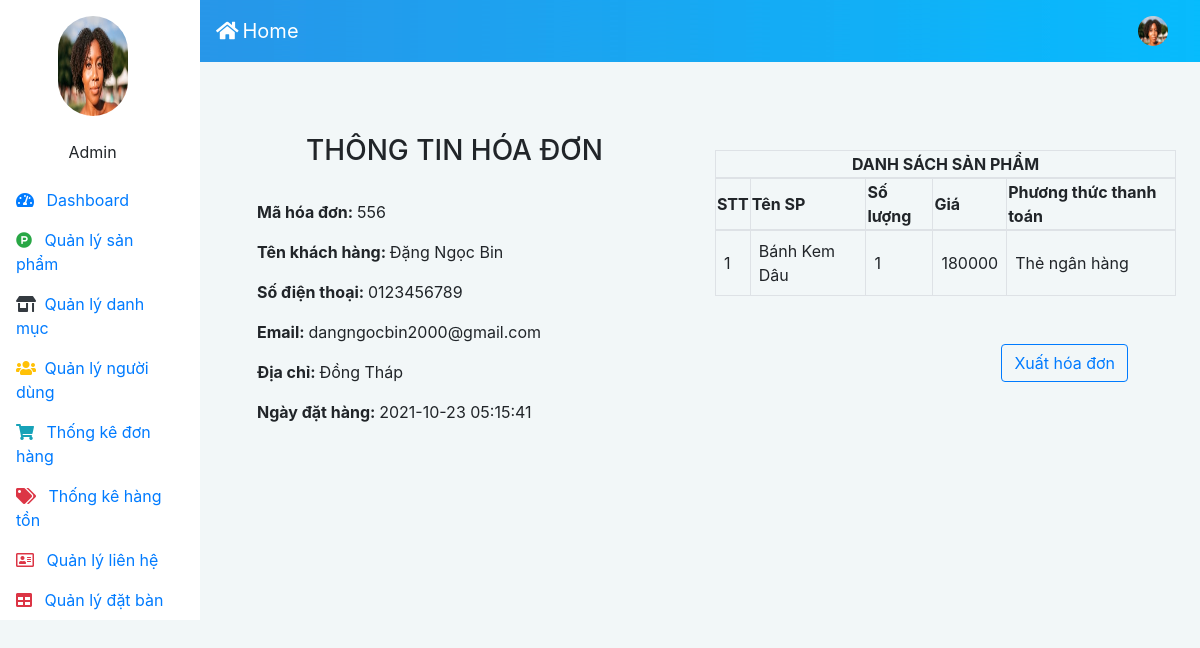
The app's page /admin/index.php?quanly=chitietdh&mahd=556 (signed in) with its own data.
### tables this page shows
CREATE TABLE `tbl_donhang` (
  `id_donhang` int(11) NOT NULL,
  `id_sanpham` int(11) NOT NULL,
  `soluongban` int(11) NOT NULL,
  `gia` varchar(100) NOT NULL,
  `mahang` varchar(100) NOT NULL,
  `ngaydat` timestamp NOT NULL DEFAULT current_timestamp() ON UPDATE current_timestamp(),
  `tinhtrang` int(11) NOT NULL DEFAULT 0,
  `id_khachhang` int(11) NOT NULL,
  `hoten` varchar(100) NOT NULL,
  `sdt` varchar(100) NOT NULL,
  `email` varchar(100) NOT NULL,
  `diachi` varchar(1000) NOT NULL,
  `pttt` int(11) NOT NULL
);

CREATE TABLE `tbl_sanpham` (
  `id_sanpham` int(11) NOT NULL,
  `ten_sanpham` varchar(100) NOT NULL,
  `soluong` int(11) NOT NULL,
  `chitiet_sanpham` varchar(10000) NOT NULL,
  `gia_sanpham` int(11) NOT NULL,
  `hinhanh` varchar(100) NOT NULL,
  `hienthi` int(11) NOT NULL DEFAULT 0,
  `id_danhmuc` int(11) NOT NULL,
  `hot` int(11) NOT NULL DEFAULT 2,
  `nhanhieu` varchar(100) NOT NULL DEFAULT 'Bin Cake',
  `soluongban` int(11) NOT NULL
);

### admin/include/fr_ChiTietDH.php (the view)
<?php
	$mahd = $_GET['mahd'];
	$sql_1 = "SELECT * from tbl_donhang  where mahang = '$mahd'";
	$row_1 = mysqli_query($con,$sql_1);
	$count = mysqli_num_rows($row_1);
	if($count>0){
		$chitiet = mysqli_fetch_array($row_1);
	}
?>
<div class="row">
    <div class="col-md-6 col-12 p-5">
        <form action="index_admin.php?nc=chitiet" method="POST" enctype="multipart/form-data">
            <h3 class="text-center">THÔNG TIN HÓA ĐƠN</h3><br>
            <p><b>Mã hóa đơn: </b><?php echo "$mahd"; ?></p>
            <p><b>Tên khách hàng: </b><?php echo $chitiet['hoten']; ?></p>
            <p><b>Số điện thoại: </b><?php echo $chitiet['sdt']; ?></p>
            <p><b>Email: </b><?php echo $chitiet['email']; ?></p>
            <p><b>Địa chỉ: </b><?php echo $chitiet['diachi']; ?></p>
            <p><b>Ngày đặt hàng: </b><?php echo $chitiet['ngaydat']; ?></p>
        </form>
    </div>
    <div class="col-md-6 col-12 pt-5">
        <?php require("ds_cthd.php");?>
        <div class="text-right mt-5 mr-5">
            <a href="./include/viewhoadon.php?quanly=inhoadon&mahd=<?php echo $mahd;?>"><button type="submit" class="btn btn-outline-primary">Xuất hóa đơn</button></a>
</div>
    </div>
</div>

### admin/include/ds_cthd.php (shortened to what this page needs)
<?php
    $mahd = $_GET['mahd'];
		$result = mysqli_query($con, "SELECT count(mahang) as total from tbl_donhang where mahang = '$mahd'");
		$row = mysqli_fetch_assoc($result);
		$total_records = $row['total'];
		$current_page = isset($_GET['quanly']) ? $_GET['quanly'] : 1;
		$limit = 15;
		$total_page = ceil($total_records / $limit);
		if ($current_page > $total_page){
			$current_page = $total_page;
		}
		else if ($current_page < 1){
			$current_page = 1;
		}
		$start = ($current_page - 1) * $limit;
		$result = mysqli_query($con, "SELECT * FROM tbl_donhang,tbl_sanpham where tbl_donhang.id_sanpham=tbl_sanpham.id_sanpham AND mahang = '$mahd' LIMIT $start, $limit");
		?>
<div class="mt-3">
<table class="table-responsive-sm table-bordered">
    <thead class="thead-light">
		<tr>
			<th colspan="6" class="text-center">DANH SÁCH SẢN PHẨM</th>
		</tr>
      <tr>
        <th>STT</th>
        <th>Tên SP</th>
		<th>Số lượng</th>
		<th>Giá</th>
        <th>Phương thức thanh toán</th>
      </tr>
    </thead>
			<?php
				 $sql="SELECT * FROM tbl_donhang where mahang = '$mahd'";
                $query = mysqli_query($con,$sql);
				$i=1;
				 if(mysqli_num_rows($query)>0)
                {
                    while ($row = mysqli_fetch_assoc($result)){?>
    		<tr>
                <td class='p-2'><?php echo $i;?></td>
                <td class='p-2'><?php echo $row ['ten_sanpham'];?></td>
                <td class='p-2'><?php echo $row ['soluongban'];?></td>
                <td class='p-2'><?php echo $row ['gia'];?></td>
                <td class='p-2'><?php if($row ['pttt'] == 1){
                                            echo "Thẻ ngân hàng";
                                        }
                    ?>
                </td>
            </tr>
            <?php
			$i++;
	    }
	}
?>
</table>
</div>

### admin/public/css/style.css (style rules this page uses)
body { background-color: #f2f7f8; }

### records on screen
tbl_donhang: hoten "Đặng Ngọc Bin", sdt "0123456789", email "dangngocbin2000@gmail.com", diachi "Đồng Tháp", ngaydat "2021-10-23 05:15:41", id_sanpham.ten_sanpham "Bánh Kem Dâu", id_sanpham.soluongban "1", gia "180000", pttt "Thẻ ngân hàng"

### other values on screen
$_SESSION['admin'] "Admin"
$mahd "556"
